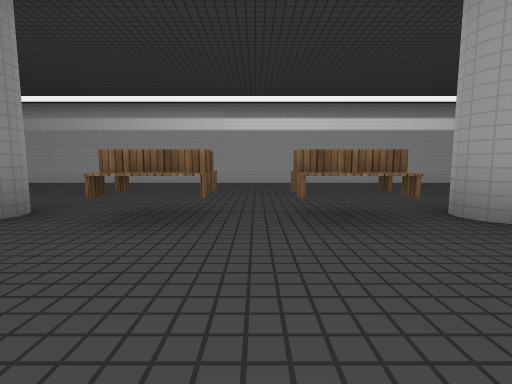
View 1 (above)

20 first-person views from a walk through a Unity game level. The camera is 1.2 m above the floor, tilts 6° down and sees 85° across. The floor is counted in squares, 2.22 m on a side. Each view is taken from the middle of a square. On the plan, view 1 faces up. The plan holds only what a view shows up to about 9 squares ahead; the rest is blank. The place goes on beyond the plan. The player is left out. Some surface patterns are stand-ins.

View 2
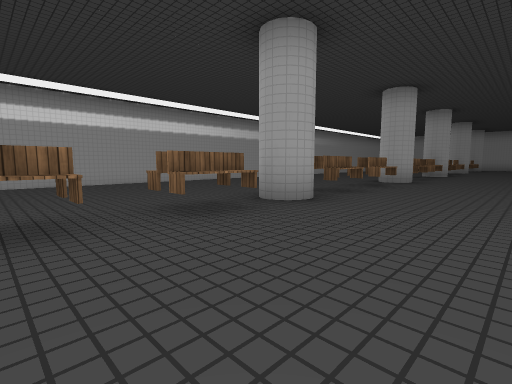

View 3
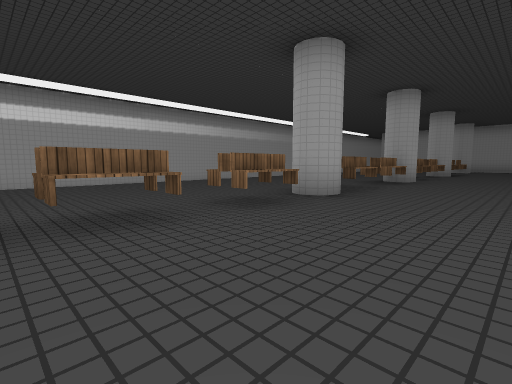

View 4
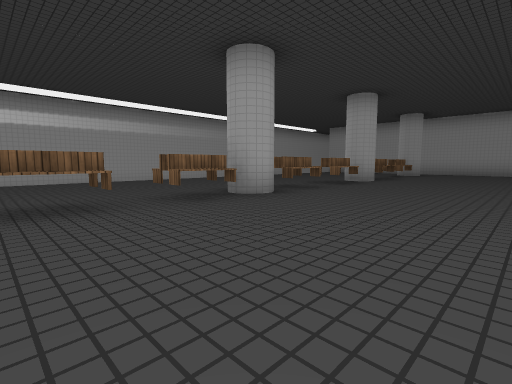

View 5
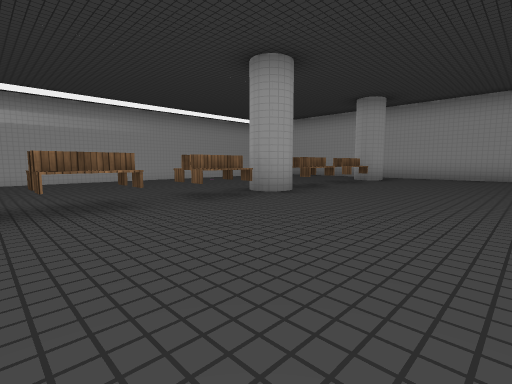

View 6
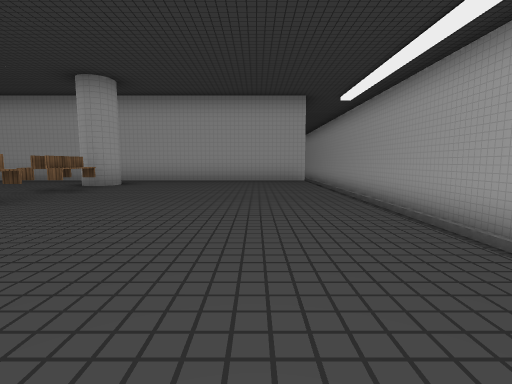

View 7
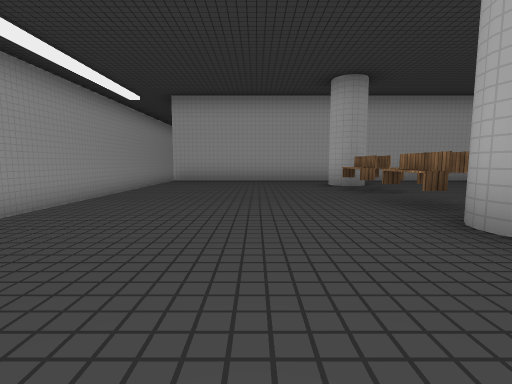

View 8
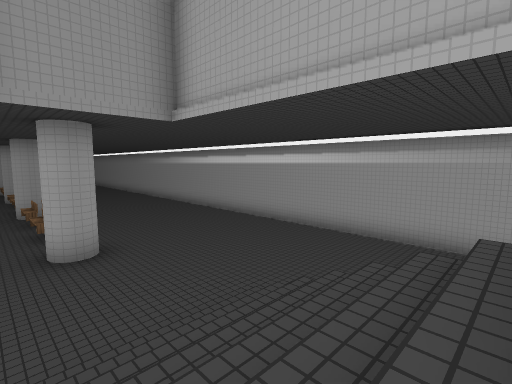

View 9
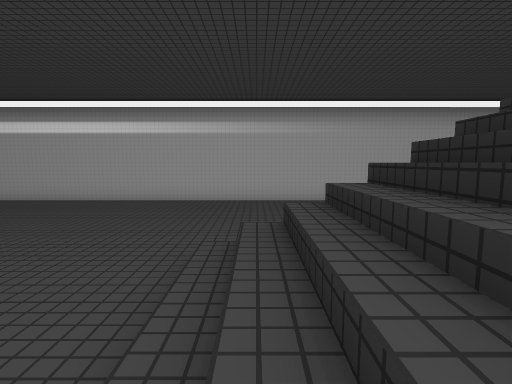

View 10
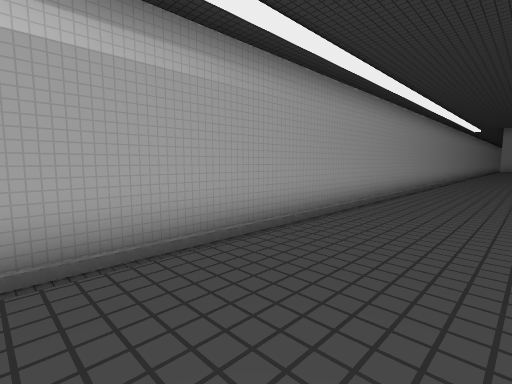

View 11
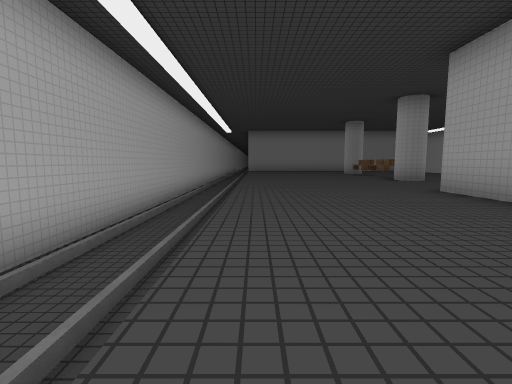

View 12
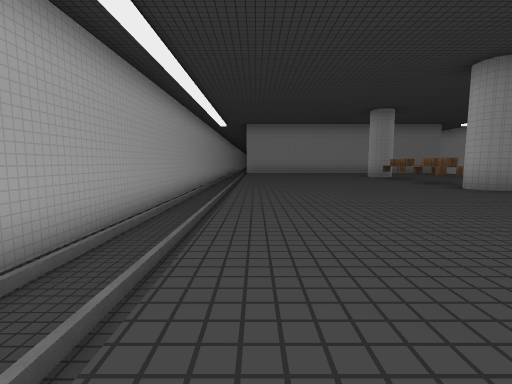

View 13
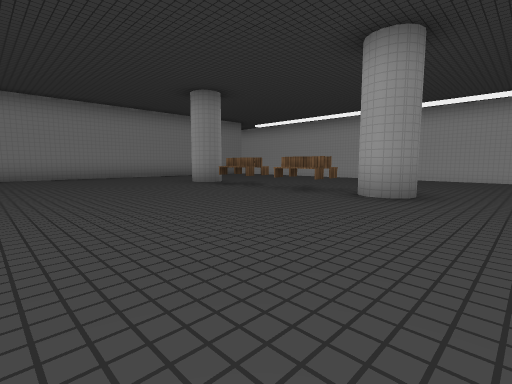

View 14
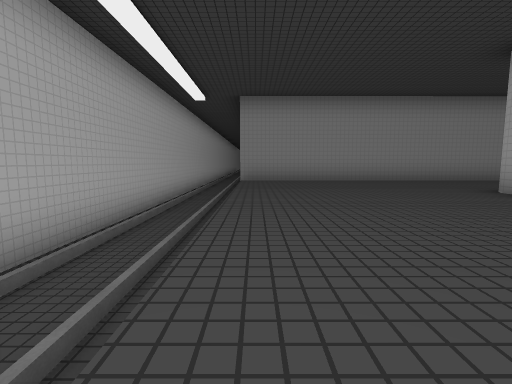

View 15
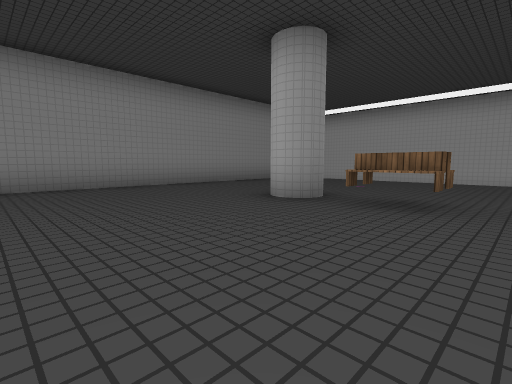

View 16
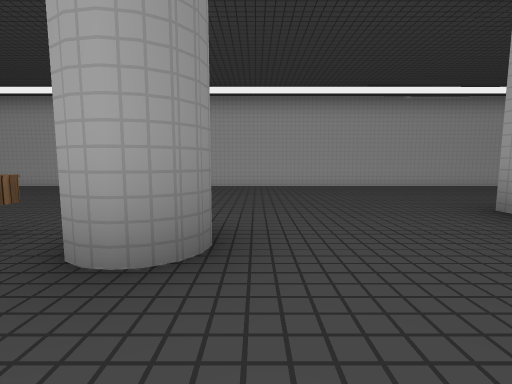

View 17
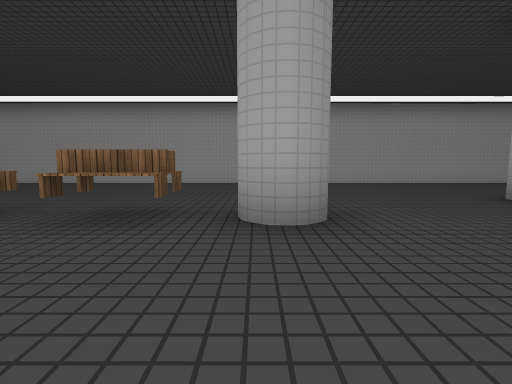

View 18
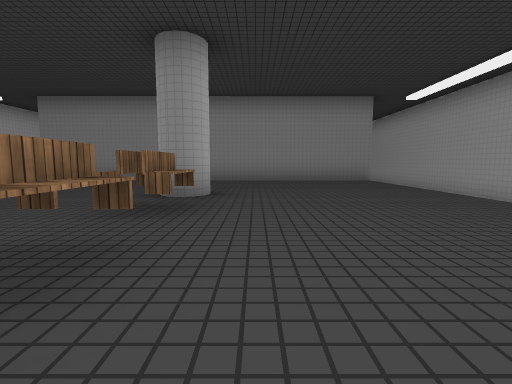

View 19
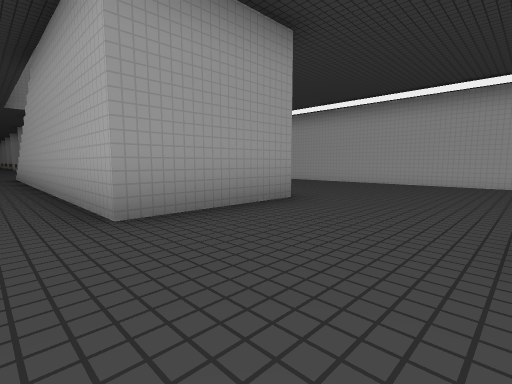

View 20
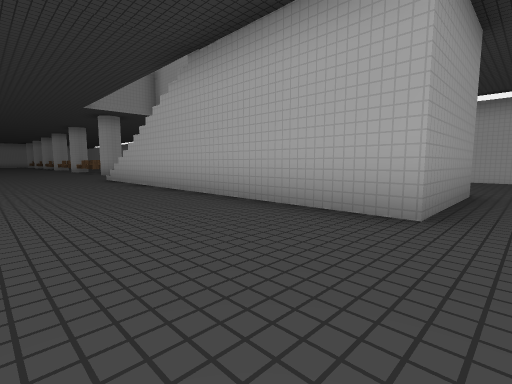

### Floor plan
Key: @ floor where view 1 was taken; # wall or solid block; x gap in a wall; . main floor; : floor 6 m higher than the main floor; / step, stairs or slope; v drop or lower ground; B bench; O other object.
Columns run from 28 left of view 1 to 23 right of it. Each row starts with its distance up from view 1.
  9 vvvvvvvv vvvvvvvvv         vvvvvvvv vvv vvv    vvvvv
  8
  7 #..................................................#
  6 #..................................................#
  5 #..................................................#
  4 #............////##///.............................#
  3 #...#.BBB#...:     ///...#.B.Bx#B.B#OBB##B.B#BBBB#.#
  2 #............:     ///.............................#
  1 #...............     ..............................#
  0 #................    .......@......................#
 -1 #...........................        ...............#
 -2 #...........................               ........#
 -3 vvvvvvvvvvvvvvvvvv
 -4 vvvvvvvvvvvvvvvvvvvvvvvv                     vvvvvvv
 -5 ##############################                ######

Where each view was taken, in squares from view 1:
view 1: 0 up, 0 right, facing up
view 2: 0 up, 1 left, facing up-right
view 3: 0 up, 3 right, facing up-right
view 4: 1 down, 8 right, facing up-right
view 5: 1 down, 12 right, facing up-right
view 6: 1 down, 14 right, facing right
view 7: 5 up, 14 right, facing right
view 8: 4 up, 9 left, facing down-right
view 9: 4 up, 7 left, facing down
view 10: 1 down, 6 left, facing down-left
view 11: 2 down, 10 left, facing left
view 12: 2 down, 13 left, facing left
view 13: 2 down, 17 left, facing up-left
view 14: 2 down, 19 left, facing left
view 15: 1 down, 21 left, facing up-left
view 16: 1 up, 18 left, facing up
view 17: 0 up, 19 left, facing up
view 18: 4 up, 19 left, facing left
view 19: 5 up, 18 left, facing down-right
view 20: 7 up, 16 left, facing down-right
